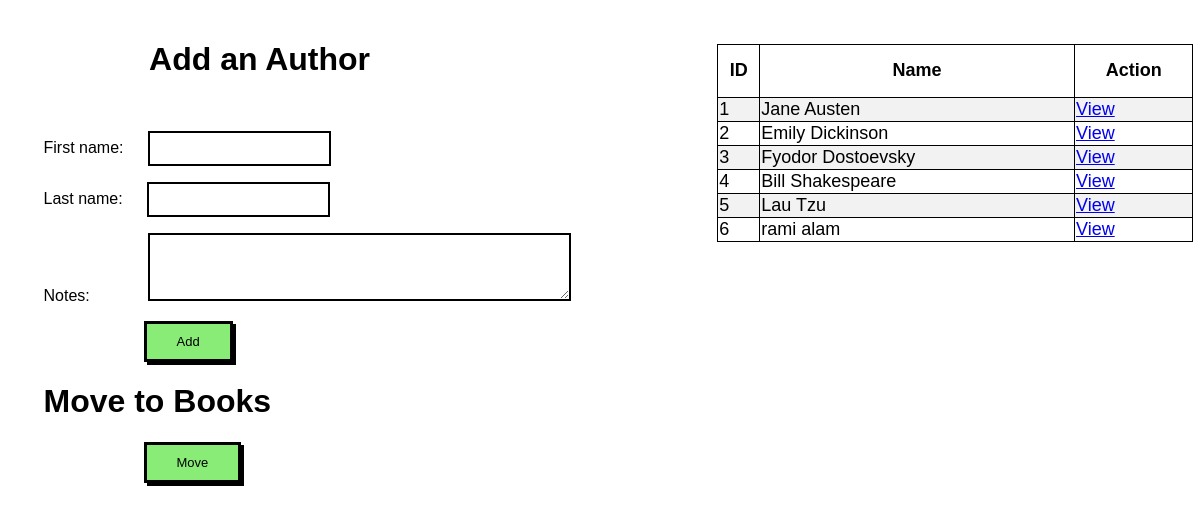
The page /author on the database its author committed.
### books_authors_app/models.py (models this page shows, shortened)
class author(models.Model):
    first_name = models.CharField(max_length=45)
    last_name = models.CharField(max_length=45)
    notes = models.TextField()
    books = models.ManyToManyField(book,related_name="authors")
    created_at = models.DateTimeField(auto_now_add=True)
    updated_at = models.DateTimeField(auto_now=True)
    def show_all():
        return author.objects.all()

### books_authors_app/views.py (the view)
# urls.py: path('author', views.allauthor),
def allauthor(request):
    context={
        "authors": author.show_all()
    }
    return render(request,"allauthor.html",context)

### books_authors_app/templates/allauthor.html (shortened to what this page needs)
<!DOCTYPE html>
<html lang="en">
<head>
    {%load static%}
    <link rel="stylesheet" href="{% static 'css/styling1.css' %}">
</head>
<body>
    <div class="container">
        <div class="left">
            <h1 class="title">Add an Author</h1>
            <form method="post" action="/create_author">
                <p>First name:
                    <input type="text" name="fname" class="border">
                </p>
                <p>Last name:
                    <input type="text" name="lname" class="border"></input>
                </p>
                <p>Notes:
                    <textarea name="notes" rows="4" cols="50" class="border2"></textarea>
                </p>
                <button type="submit" class="btn">Add</button>
            </form>
            <form action="/move1">
                <h1>Move to Books</h1>
                <button type="submit" class="btn">Move</button>
            </form>
        </div>
        <div class="right">
            <table>
                <tr>
                    <th>ID</th>
                    <th>Name</th>
                    <th>Action</th>
                </tr>
                {% for author in authors %}
                <tr>
                    <td>{{author.id}}</td>
                    <td>{{author.first_name}} {{author.last_name}}</td>
                    <td><a href="author/{{author.id}}">View</a></td>
                </tr>
                {%endfor%}
            </table>
        </div>
    </div>
</body>
</html>

### books_authors_app/static/css/styling1.css (style rules this page uses)
* { font-family: sans-serif; }
.container { display: flex; justify-content: space-between; }
.left { padding-left: 3%; padding-top: 1%; }
.right { padding-right: 20%; padding-top: 3%; }
.title { margin-left: 20%; margin-bottom: 10%; }
table, td, th { border: 1px solid black; }
table { border-collapse: collapse; width: 200%; font-size: large; }
th { height: 50px; }
tr:nth-child(even) { background-color: #f2f2f2; }
.btn { font-size: small; color: black; background-color: rgb(136, 236, 118); padding: 10px 30px; border: 3px solid black; box-shadow: 3px 3px black; margin-left: 100px; }
input { border: 2px solid black; padding: 8px 1px; margin-left: 65px; }
textarea { border: 2px solid black; margin-left: 100px; }
.border { border: 2px solid black; padding: 8px 1px; margin-left: 20px; }
.border2 { border: 2px solid black; margin-left: 54px; }

### rows shown on the page
author: id "1", first_name "Jane", last_name "Austen"
author: id "2", first_name "Emily", last_name "Dickinson"
author: id "3", first_name "Fyodor", last_name "Dostoevsky"
author: id "4", first_name "Bill", last_name "Shakespeare"
author: id "5", first_name "Lau", last_name "Tzu"
author: id "6", first_name "rami", last_name "alam"
